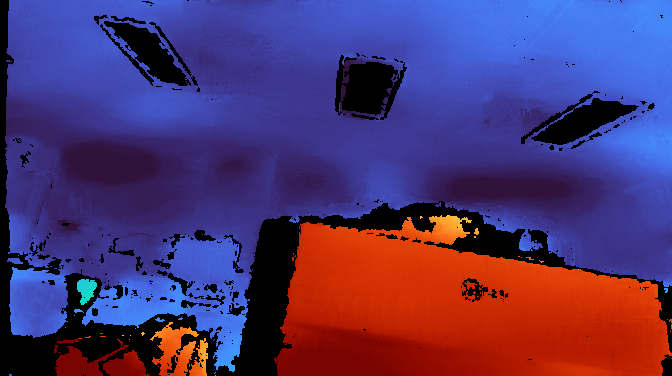
#> input picture test_images/color_depth.png, 672 x 376 px
$ python floodfill_an_image.py
#> lines starting #> are read from the running program, lines starting #| are printed output that depends on the picture; after the words box and inside, x2 and y2 are one past the last pixel; in counts of white or black regions, pixels touching at a corner belong together
#> further down, image is the input picture: shape (376, 672, 3); mean B, G, R 107.8, 53.2, 79.9
import cv2
import numpy as np

def image_fill(image):
    image_floodfill= image.copy()   #先创建一个副本
    mask = np.zeros([image_floodfill.shape[0]+2, image_floodfill.shape[1]+2, 1], np.uint8)   #根据副本形状建一个掩膜， 注意，长和宽必须要+2，类型只能是uint8
    #cv2.floodFill(image_copy, mask, (60, 60), (0, 0, 255), (50,50,50), (50,50,50), cv2.FLOODFILL_FIXED_RANGE)
    cv2.floodFill(image_floodfill, mask, (0, 0), 255)
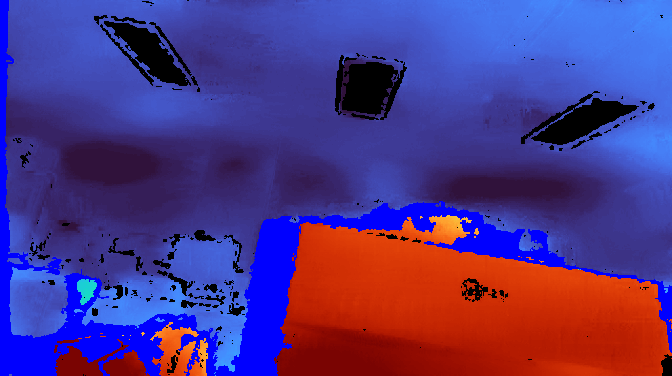
#> image_floodfill: shape (376, 672, 3); 9.51% of pixels changed, all inside (x1, y1, x2, y2) = (0, 0, 672, 376)
    #（60,60）代表起始点；（0,0，255）代表填充颜色；loDiff=（50,50，50）代表只能填充比填充颜色小对应数值的点，upDiff同理
    cv2.imshow('flood_fill', image_floodfill)
    #cv2.imshow('mask', mask)
    image_floodfill_inv = cv2.bitwise_not(image_floodfill)
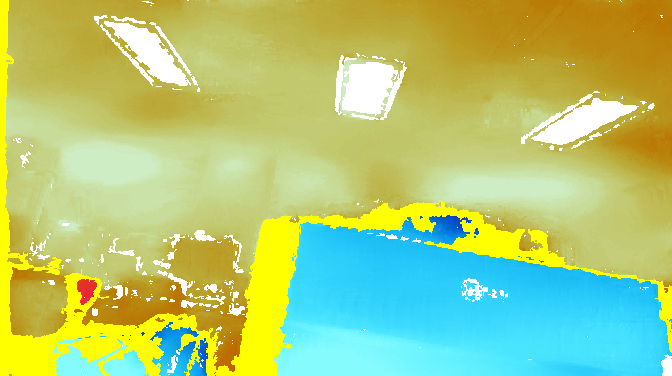
#> image_floodfill_inv: shape (376, 672, 3); mean B, G, R 123, 201.8, 175.1
    cv2.imshow('flood_fill_inv', image_floodfill_inv)

    # Combine the two images to get the foreground.
    im_out = image + image_floodfill_inv
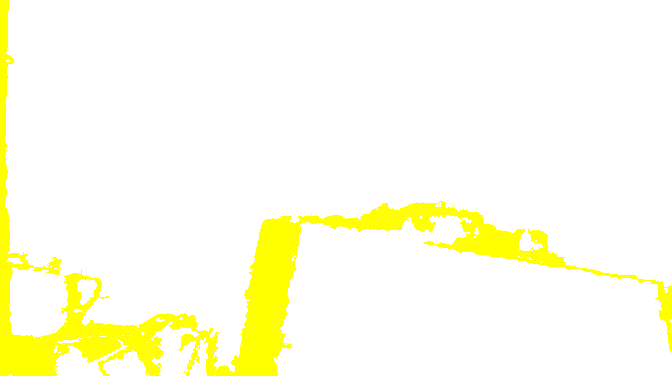
#> im_out: shape (376, 672, 3); mean B, G, R 230.8, 255, 255
    cv2.imshow('foreground', im_out)

image = cv2.imread('./test_images/color_depth.png')    #原图
cv2.imshow('image', image)
image_fill(image)
c = cv2.waitKey(0)
#> (key Esc is pressed here)
cv2.destroyAllWindows()
